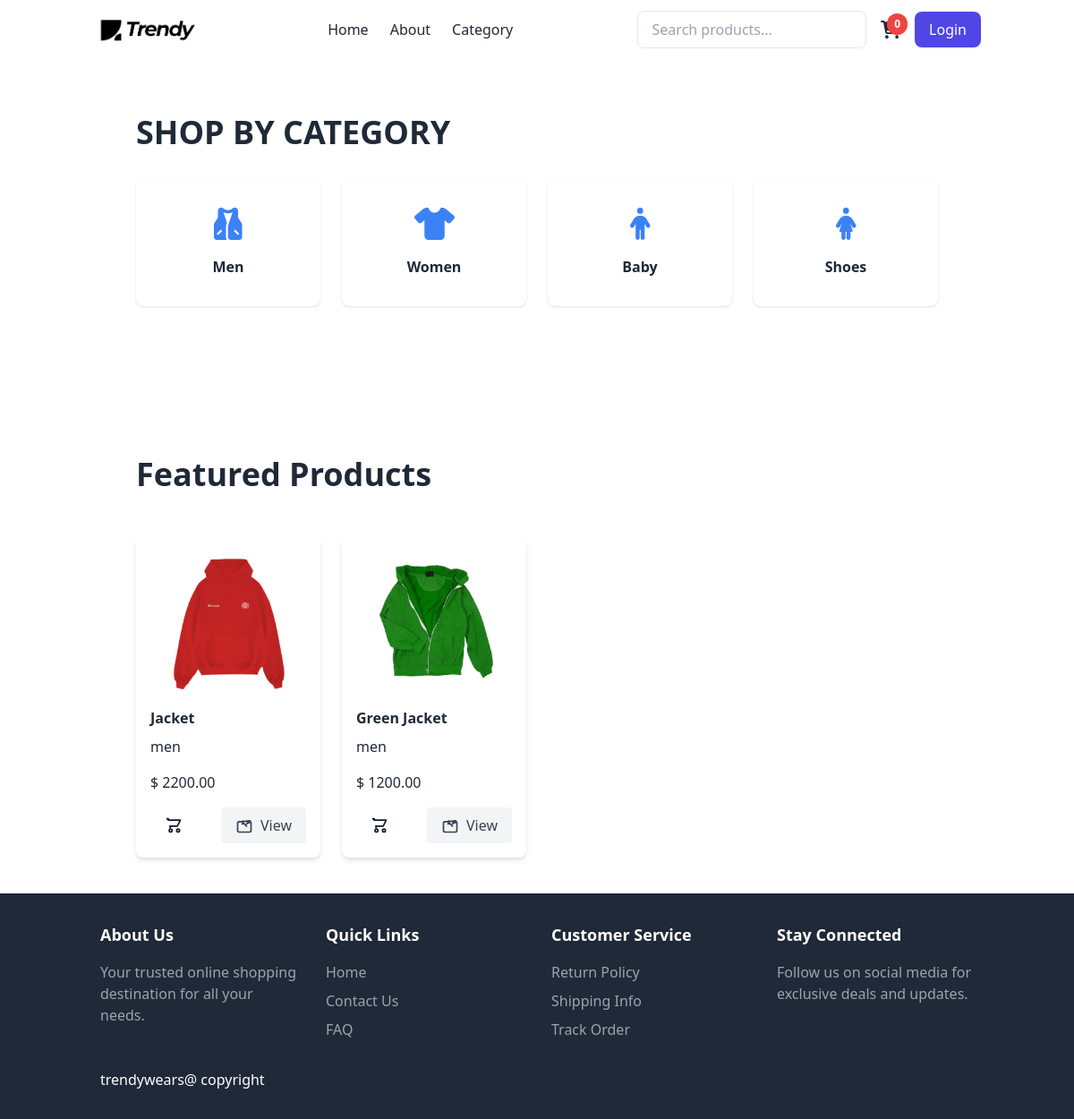
Page /category/men on the earlier database version.
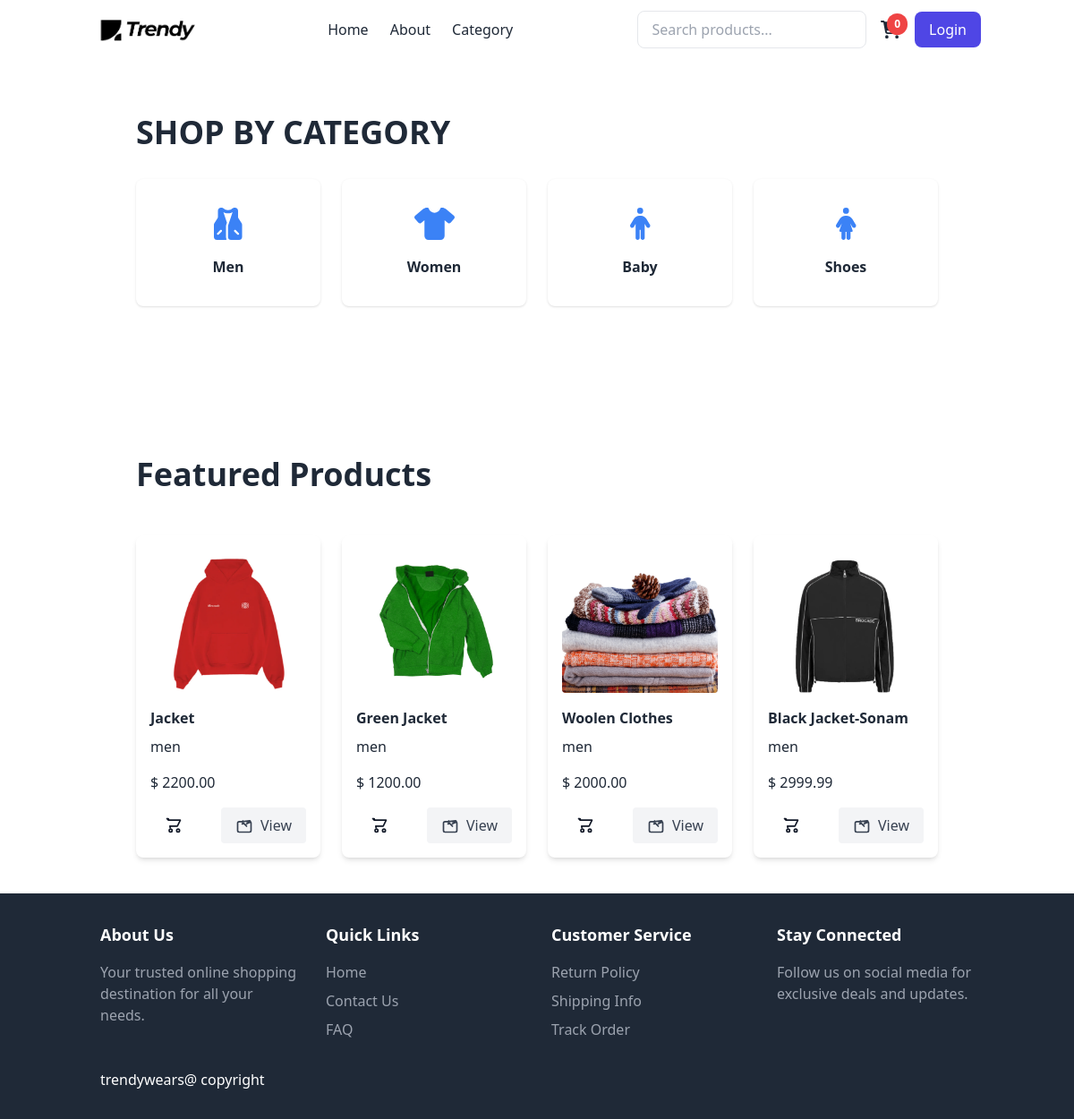
Same page on the later database version.
### store/models.py (models this page shows, shortened)
class Product(models.Model):
    name=models.CharField(max_length=100)
    price=models.DecimalField(default=0,decimal_places=2,max_digits=6)
    Category=models.ForeignKey(Category,on_delete=models.CASCADE,default=1)
    description=models.CharField(max_length=250,default='',blank=True,null=True)
    image=models.ImageField(upload_to='uploads/product/')
    is_sale=models.BooleanField(default=False)
    sale_price=models.DecimalField(default=0,decimal_places=2,max_digits=6)
    created_at = models.DateField(default=timezone.now)  # Using timezone.now() here
    @property
    def is_new(self):
        return timezone.now().date() - self.created_at <= timedelta(days=7)

class Category(models.Model):
    name = models.CharField(max_length=50)  # Category name (max 50 chars)
    def __str__(self):
        return self.name  # Returns category name as string
    class Meta:
        verbose_name_plural = 'categories'  # Admin plural name

### store/views.py (the view)
# urls.py: path('category/<str:foo>',views.category_page, name='category'),
def category_page(request, foo):
    category_name = foo.replace('-', ' ')
    try:
        category = get_object_or_404(Category, name__iexact=category_name)
        products = Product.objects.filter(Category=category)
        return render(request, 'category.html', {
            'products': products,  # List of products in the selected category
            'category': category   # The current category being viewed
        })
    except Category.DoesNotExist:
        messages.error(request, "The category you are looking for does not exist.")
        return redirect('home')  # Redirect to the home page

### cart/context_processors.py (called while the page is built)
def cart(request):
    return{'cart':Cart(request)}

### store/templates/category.html (shortened to what this page needs)
{% extends "base.html" %}
{% load static %}
{% block content %}
    <section id="categories" class="relative bg-white text-gray-800 py-32">
        <div class="container mx-auto px-8 lg:px-16">
            <div class="text-left mb-8">
                <h2 class="text-l font-bold text-gray-800 sm:text-4xl uppercase">Shop by Category</h2>
            </div>
            <div class="grid grid-cols-2 md:grid-cols-4 gap-6">
                <a href="{% url 'category' 'men' %}" class="block">
                    <div class="bg-white p-8 rounded-lg shadow hover:shadow-lg transition-shadow text-center">
                        <i class="fas fa-vest text-4xl text-blue-500 mb-4"></i>
                        <h3 class="font-semibold text-gray-800">Men</h3>
                    </div>
                </a>
                <a href="{% url 'category' 'women' %}" class="block">
                    <div class="bg-white p-8 rounded-lg shadow hover:shadow-lg transition-shadow text-center">
                        <i class="fas fa-tshirt text-4xl text-blue-500 mb-4"></i>
                        <h3 class="font-semibold text-gray-800">Women</h3>
                    </div>
                </a>
                <a href="{% url 'category' 'baby' %}" class="block">
                    <div class="bg-white p-8 rounded-lg shadow hover:shadow-lg transition-shadow text-center">
                        <i class="fas fa-male text-4xl text-blue-500 mb-4"></i>
                        <h3 class="font-semibold text-gray-800">Baby</h3>
                    </div>
                </a>
                <a href="{% url 'category' 'shoes' %}" class="block">
                    <div class="bg-white p-8 rounded-lg shadow hover:shadow-lg transition-shadow text-center">
                        <i class="fas fa-female text-4xl text-blue-500 mb-4"></i>
                        <h3 class="font-semibold text-gray-800">Shoes</h3>
                    </div>
                </a>
            </div>
        </div>
    </section>
    <section id="products" class="relative bg-white text-gray-800 py-10">
        <div class="container mx-auto px-8 lg:px-16">
            <div class="text-left mb-12">
                <h2 class="text-xl font-bold text-gray-800 sm:text-4xl">Featured Products</h2>
            </div>
            <div class="grid md:grid-cols-4 gap-6" id="featuredProducts">
                {% for product in products %}
                    <div class="bg-white p-4 rounded-lg shadow-md product-hover relative">
                        <img src="{{ product.image.url }}" alt="{{ product.name }}" class="w-full h-40 object-cover mb-4 rounded">
                        <h3 class="font-bold text-l mb-2">{{ product.name }}</h3>
                        <p class="text-gray-800 mb-4">{{ product.Category }}</p>
                        <p class="text-gray-800 mb-4">$ {{ product.price }}</p>
                        <div class="flex justify-between items-center">
                            <button
                                class="text-gray-900 px-4 py-2 rounded hover:text-blue-600 flex items-center gap-2"
                                onclick="addToCart('{{ product.id }}')">
                                <svg xmlns="http://www.w3.org/2000/svg" class="h-5 w-5" fill="none" viewBox="0 0 24 24" stroke="currentColor">
                                    <path stroke-linecap="round" stroke-linejoin="round" stroke-width="2" d="M3 3h2l.4 2M7 13h10l4-8H5.4m-.4 0L3 3m4 10l.4 2m.6 6a2 2 0 100-4 2 2 0 000 4zm10 0a2 2 0 100-4 2 2 0 000 4z" />
                                </svg>
                            </button>
                            <a
                                href="/product/{{ product.id }}"
                                class="bg-gray-100 text-gray-700 px-4 py-2 rounded hover:bg-gray-200 flex items-center gap-2">
                                View
                            </a>
                        </div>
                    </div>
                {% endfor %}
            </div>
        </div>
    </section>
{% endblock %}

### store/templates/base.html (shortened to what this page needs)
{% load static %}
<!DOCTYPE html>
<html lang="en">
<head>
    <script src="https://cdn.tailwindcss.com"></script>
    <link href="https://cdnjs.cloudflare.com/ajax/libs/font-awesome/6.0.0-beta3/css/all.min.css" rel="stylesheet">
    </head>
<body class="bg-gray-50">
    <header class="bg-white fixed w-full top-0 left-0 z-50">
        <nav class="container mx-auto px-4 py-3">
            <div class="flex items-center justify-between">
                <div class="flex items-center">
                    <a href="/#home" class="flex items-center">
                        <img src="{% static 'assests/logo/logo1.png' %}" alt="Trendy Wears Logo" class="h-10 w-auto">
                    </a>
                </div>
                <div class="flex items-center space-x-6">
                    <a href="/#home" class="text-gray-800 hover:text-blue-500">Home</a>
                    <a href="/#about" class="text-gray-800 hover:text-blue-500">About</a>
                    <a href="/#categories" class="text-gray-800 hover:text-blue-500">Category</a>
                </div>
                <div class="flex items-center space-x-4">
                    <div class="relative">
                        <input type="text" placeholder="Search products..." class="w-64 px-4 py-2 rounded-lg border focus:outline-none focus:border-blue-500">
                    </div>
                        <a href="{% url 'cart:cart_summary' %}" class="relative text-gray-800 hover:text-blue-500 flex items-center">
                        <span id="cart-count" class="absolute -top-2 -right-2 bg-red-500 text-white text-xs font-bold rounded-full px-2 py-1">
                            {{ cart_item_count|default:0 }}
                        </span>
                    </a>
                    {% if user.is_authenticated %}
                    <a href="/logout/" class="bg-indigo-600 text-white px-4 py-1 rounded-lg hover:bg-indigo-700">{{ user.username }}</a>
                    {% else %}
                    <a href="/login/" class="bg-indigo-600 text-white px-4 py-2 rounded-lg hover:bg-indigo-700">Login</a>
                    {% endif %}
                </div>
            </div>
        </nav>
    </header>
    <main>
        {% block content %}{% endblock %}
    </main>
    <footer class="bg-gray-800 text-white">
        <div class="container mx-auto px-6 py-8">
            <div class="grid grid-cols-1 md:grid-cols-4 gap-8">
                <div>
                    <h3 class="text-lg font-semibold mb-4">About Us</h3>
                    <p class="text-gray-400">Your trusted online shopping destination for all your needs.</p>
                </div>
                <div>
                    <h3 class="text-lg font-semibold mb-4">Quick Links</h3>
                    <ul class="space-y-2">
                        <li><a href="#" class="text-gray-400 hover:text-white">Home</a></li>
                        <li><a href="#" class="text-gray-400 hover:text-white">Contact Us</a></li>
                        <li><a href="#" class="text-gray-400 hover:text-white">FAQ</a></li>
                    </ul>
                </div>
                <div>
                    <h3 class="text-lg font-semibold mb-4">Customer Service</h3>
                    <ul class="space-y-2">
                        <li><a href="#" class="text-gray-400 hover:text-white">Return Policy</a></li>
                        <li><a href="#" class="text-gray-400 hover:text-white">Shipping Info</a></li>
                        <li><a href="#" class="text-gray-400 hover:text-white">Track Order</a></li>
                    </ul>
                </div>
                <div>
                    <h3 class="text-lg font-semibold mb-4">Stay Connected</h3>
                    <p class="text-gray-400">Follow us on social media for exclusive deals and updates.</p>
                </div>
                <h2>trendywears@ copyright</h2>
            </div>
        </div>
    </footer>
</body>
</html>

Differences in the rows shown:
added Product: image (picture), name "Woolen Clothes", Category "men", price "2000.00"
added Product: image (picture), name "Black Jacket-Sonam", Category "men", price "2999.99"
